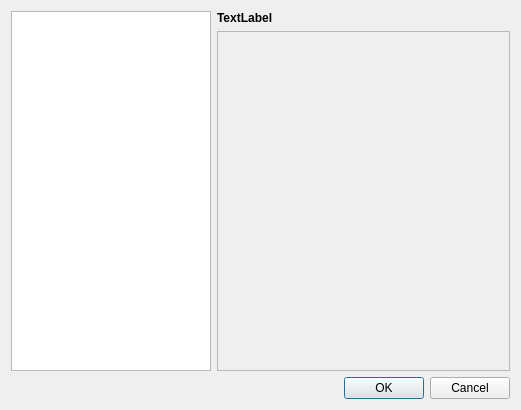
<?xml version="1.0" encoding="UTF-8"?>
<ui version="4.0">
 <class>SettingsDialog</class>
 <widget class="QDialog" name="SettingsDialog">
  <property name="geometry">
   <rect>
    <x>0</x>
    <y>0</y>
    <width>521</width>
    <height>410</height>
   </rect>
  </property>
  <property name="windowTitle">
   <string>Dialog</string>
  </property>
  <layout class="QVBoxLayout" name="verticalLayout_2">
   <item>
    <layout class="QHBoxLayout" name="configLayout">
     <item>
      <widget class="QListWidget" name="components">
       <property name="sizePolicy">
        <sizepolicy hsizetype="Maximum" vsizetype="Expanding">
         <horstretch>0</horstretch>
         <verstretch>0</verstretch>
        </sizepolicy>
       </property>
       <property name="minimumSize">
        <size>
         <width>200</width>
         <height>0</height>
        </size>
       </property>
       <property name="maximumSize">
        <size>
         <width>200</width>
         <height>16777215</height>
        </size>
       </property>
       <property name="iconSize">
        <size>
         <width>20</width>
         <height>20</height>
        </size>
       </property>
      </widget>
     </item>
     <item>
      <layout class="QVBoxLayout" name="verticalLayout">
       <item>
        <layout class="QHBoxLayout" name="horizontalLayout">
         <item>
          <widget class="QLabel" name="longDescription">
           <property name="font">
            <font>
             <weight>75</weight>
             <bold>true</bold>
            </font>
           </property>
           <property name="text">
            <string>TextLabel</string>
           </property>
           <property name="textFormat">
            <enum>Qt::AutoText</enum>
           </property>
          </widget>
         </item>
         <item>
          <widget class="QLabel" name="icon">
           <property name="maximumSize">
            <size>
             <width>32</width>
             <height>32</height>
            </size>
           </property>
           <property name="text">
            <string/>
           </property>
           <property name="pixmap">
            <pixmap resource="../rsc/espina.qrc">:/espina/editor.ico</pixmap>
           </property>
           <property name="scaledContents">
            <bool>true</bool>
           </property>
          </widget>
         </item>
        </layout>
       </item>
       <item>
        <widget class="QScrollArea" name="scrollArea">
         <property name="sizePolicy">
          <sizepolicy hsizetype="Expanding" vsizetype="Expanding">
           <horstretch>0</horstretch>
           <verstretch>0</verstretch>
          </sizepolicy>
         </property>
         <property name="frameShadow">
          <enum>QFrame::Plain</enum>
         </property>
         <property name="widgetResizable">
          <bool>true</bool>
         </property>
         <widget class="QWidget" name="scrollAreaWidgetContents">
          <property name="geometry">
           <rect>
            <x>0</x>
            <y>0</y>
            <width>291</width>
            <height>313</height>
           </rect>
          </property>
         </widget>
        </widget>
       </item>
      </layout>
     </item>
    </layout>
   </item>
   <item>
    <widget class="QDialogButtonBox" name="buttonBox">
     <property name="orientation">
      <enum>Qt::Horizontal</enum>
     </property>
     <property name="standardButtons">
      <set>QDialogButtonBox::Cancel|QDialogButtonBox::Ok</set>
     </property>
    </widget>
   </item>
  </layout>
 </widget>
 <resources>
  <include location="../rsc/espina.qrc"/>
  <include location="rsc/espina.qrc"/>
 </resources>
 <connections>
  <connection>
   <sender>buttonBox</sender>
   <signal>accepted()</signal>
   <receiver>SettingsDialog</receiver>
   <slot>accept()</slot>
   <hints>
    <hint type="sourcelabel">
     <x>248</x>
     <y>254</y>
    </hint>
    <hint type="destinationlabel">
     <x>157</x>
     <y>274</y>
    </hint>
   </hints>
  </connection>
  <connection>
   <sender>buttonBox</sender>
   <signal>rejected()</signal>
   <receiver>SettingsDialog</receiver>
   <slot>reject()</slot>
   <hints>
    <hint type="sourcelabel">
     <x>316</x>
     <y>260</y>
    </hint>
    <hint type="destinationlabel">
     <x>286</x>
     <y>274</y>
    </hint>
   </hints>
  </connection>
 </connections>
</ui>
